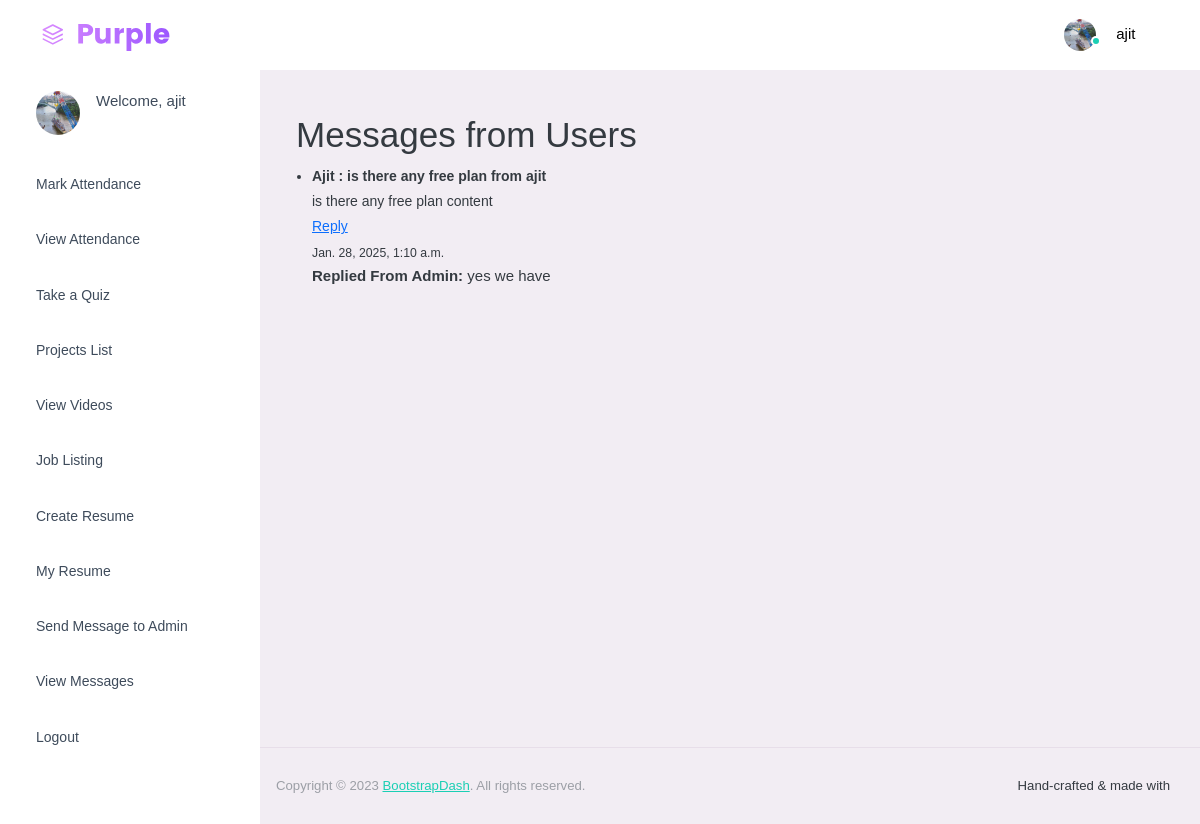
/view_messages/ (signed in), run on an earlier commit of the app's database.
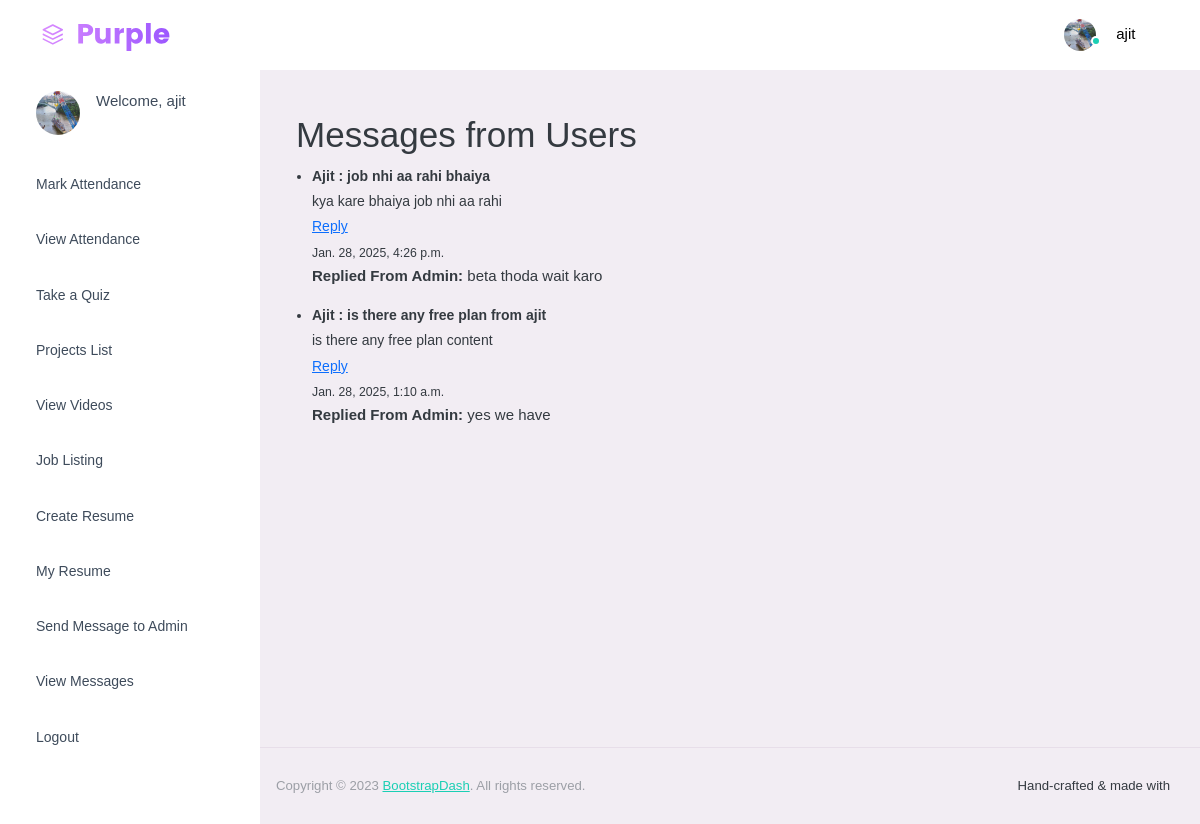
And on a later commit of the database.
### user_management/models.py (models this page shows, shortened)
class CustomUser(AbstractUser):
    role = models.CharField(max_length=50, choices=[('Admin', 'Admin'), ('User', 'User')])
    education = models.CharField(max_length=100, null=True, blank=True)
    college_name = models.CharField(max_length=255, null=True, blank=True)
    address = models.CharField(max_length=255, null=True, blank=True)
    sex = models.CharField(max_length=10, choices=[('Male', 'Male'), ('Female', 'Female'), ('Other', 'Other')], null=True, blank=True)
    screenshot = models.ImageField(upload_to='screenshots/', null=True, blank=True)
    profile_pic = models.ImageField(upload_to='profile_pic/', null=True, blank=True)
    is_approved = models.BooleanField(default=False)

class Message(models.Model):
    STATUS_CHOICES = [
        ('sent', 'Sent'),
        ('replied', 'Replied'),
    ]
    user = models.ForeignKey(settings.AUTH_USER_MODEL, on_delete=models.CASCADE)  # The user who sent the message
    subject = models.CharField(max_length=200)  # Subject of the message
    content = models.TextField()  # Message content
    status = models.CharField(max_length=10, choices=STATUS_CHOICES, default='sent')  # Message status
    reply = models.TextField(null=True, blank=True)  # Admin reply (can be empty initially)
    created_at = models.DateTimeField(auto_now_add=True)  # When the message was sent
    updated_at = models.DateTimeField(auto_now=True)  # When the message was replied
    class Meta:
        ordering = ['-created_at']

### user_management/views.py (the view)
# urls.py: path('view_messages/', views.view_messages, name='view_messages'),  # Admin views messages
def view_messages(request):
    messages = Message.objects.filter(user=request.user)  # Fetch messages that are not replied to
    return render(request, 'user_management/view_messages.html', {'messages': messages})

### user_management/templates/user_management/view_messages.html
{% extends "user_management/base.html" %}
{% load static %}
{% block content %}
  <h1>Messages from Users</h1>
  <ul>
    {% for message in messages %}
      <li>
        <strong>{{ request.user.username|capfirst }} : {{ message.subject }}</strong><br>
        {{ message.content }}<br>
        <a href="{% url 'reply_to_message' message.id %}">Reply</a><br>
        <small>{{ message.created_at }}</small>
        {% if message.reply %}
          <p><strong>Replied From Admin:</strong> {{ message.reply }}</p>
        {% else %}
          <p><em>No reply yet</em></p>
        {% endif %}
      </li>
    {% endfor %}
  </ul>
{% endblock %}

### user_management/templates/user_management/base.html (shortened to what this page needs)
{% load static %}
<!DOCTYPE html>
<html lang="en">
  <head>
    <link rel="stylesheet" href="{% static 'css/materialdesignicons.min.css' %}">
    <link rel="stylesheet" href="{% static 'css/themify-icons.css' %}">
    <link rel="stylesheet" href="{% static 'css/vendor.bundle.base.css'%} ">
    <link rel="stylesheet" href="{% static 'css/font-awesome.min.css'%} ">
    <link rel="stylesheet" href="{% static 'css/style.css'%}">
  </head>
  <body>
    <div class="container-scroller">
      <nav class="navbar default-layout-navbar col-lg-12 col-12 p-0 fixed-top d-flex flex-row">
        <div class="text-center navbar-brand-wrapper d-flex align-items-center justify-content-start">
          <a class="navbar-brand brand-logo" href="{% url 'dashboard' %}"><img src="{% static 'images/logo.svg'%}" alt="logo" /></a>
        </div>
        <div class="navbar-menu-wrapper d-flex align-items-stretch">
          <ul class="navbar-nav navbar-nav-right">
            <li class="nav-item nav-profile dropdown">
              <a class="nav-link dropdown-toggle" id="profileDropdown" href="#" data-bs-toggle="dropdown" aria-expanded="false">
                <div class="nav-profile-img">
                  {% if request.user.profile_pic %}
          <img src="{{ request.user.profile_pic.url }}" alt="profile" />
        {% else %}
          <img src="{% static 'images/faces/face1.jpg' %}" alt="default profile" />
        {% endif %}
                  <span class="availability-status online"></span>
                </div>
                <div class="nav-profile-text">
                  <p class="mb-1 text-black">{{ request.user.username }}</p>
                </div>
              </a>
            </li>
          </ul>
        </div>
      </nav>
      <div class="container-fluid page-body-wrapper">
        {% include 'user_management/sidebar.html' %}
        <div class="main-panel">
          <div class="content-wrapper">
            <main>
                {% block content %}{% endblock %}
            </main>
          </div>
          <footer class="footer">
            <div class="d-sm-flex justify-content-center justify-content-sm-between">
              <span class="text-muted text-center text-sm-left d-block d-sm-inline-block">Copyright © 2023 <a href="https://www.bootstrapdash.com/" target="_blank">BootstrapDash</a>. All rights reserved.</span>
              <span class="float-none float-sm-right d-block mt-1 mt-sm-0 text-center">Hand-crafted & made with <i class="mdi mdi-heart text-danger"></i></span>
            </div>
          </footer>
        </div>
      </div>
    </div>
  </body>
</html>

### user_management/templates/user_management/sidebar.html (shortened to what this page needs)
{% load static %}
<nav class="sidebar sidebar-offcanvas" id="sidebar">
    <ul class="nav">
      <li class="nav-item nav-profile">
        <a href="{% url 'dashboard' %}" class="nav-link">
          <div class="nav-profile-image">
            {% if request.user.profile_pic %}
          <img src="{{ request.user.profile_pic.url }}" alt="profile" />
        {% else %}
          <img src="{% static 'images/faces/face1.jpg' %}" alt="default profile" />
        {% endif %}
          </div>
          <div class="nav-profile-text d-flex flex-column">
            <span class="font-weight-bold mb-2">{% if request.user.is_authenticated %}
                <p>Welcome, {{ request.user.username }}</p>
                {% endif %}
            </span>
          </div>
          <i class="mdi mdi-bookmark-check text-success nav-profile-badge"></i>
        </a>
      </li>
      {% if not request.user.is_superuser %}
      <li class="nav-item">
        <a class="nav-link" href="{% url 'mark_attendance' %}">
          <span class="menu-title">Mark Attendance</span>
          <i class="mdi mdi-home menu-icon"></i>
        </a>
      </li>
      <li class="nav-item">
        <a class="nav-link" href="{% url 'view_attendance' %}">
          <span class="menu-title">View Attendance</span>
          <i class="mdi mdi-home menu-icon"></i>
        </a>
      </li>
      <li class="nav-item">
        <a class="nav-link" href="{% url 'quiz_list' %}">
          <span class="menu-title">Take a Quiz</span>
          <i class="mdi mdi-home menu-icon"></i>
        </a>
      </li>
      <li class="nav-item">
        <a class="nav-link" href="{% url 'list_projects' %}">
          <span class="menu-title">Projects List</span>
          <i class="mdi mdi-home menu-icon"></i>
        </a>
      </li>
      <li class="nav-item">
        <a class="nav-link" href="{% url 'view_videos' %}">
          <span class="menu-title">View Videos</span>
          <i class="mdi mdi-home menu-icon"></i>
        </a>
      </li>
      <li class="nav-item">
        <a class="nav-link" href="{% url 'jobs_by_area' %}">
          <span class="menu-title">Job Listing</span>
          <i class="mdi mdi-home menu-icon"></i>
        </a>
      </li>
      <li class="nav-item">
        <a class="nav-link" href="{% url 'create_resume' %}">
          <span class="menu-title">Create Resume</span>
          <i class="mdi mdi-home menu-icon"></i>
        </a>
      </li>
      <li class="nav-item">
        <a class="nav-link" href="{% url 'myresume' %}">
          <span class="menu-title">My Resume</span>
          <i class="mdi mdi-home menu-icon"></i>
        </a>
      </li>
      <li class="nav-item">
        <a class="nav-link" href="{% url 'send_message' %}">
          <span class="menu-title">Send Message to Admin</span>
          <i class="mdi mdi-home menu-icon"></i>
        </a>
      </li>
      <li class="nav-item">
          <a class="nav-link" href="{% url 'view_messages' %}">
              <span class="menu-title">View Messages</span>
              <i class="mdi mdi-home menu-icon"></i>
          </a>
      </li>
      {% endif %}
      <li class="nav-item">
        <a class="nav-link" href="{% url 'logout' %}">
          <span class="menu-title">Logout</span>
          <i class="mdi mdi-home menu-icon"></i>
        </a>
      </li>
    </ul>
  </nav>

What changed in the data, as far as the page shows it:
added Message: {{ request.user.username|capfirst }} "Ajit", subject "job nhi aa rahi bhaiya", content "kya kare bhaiya job nhi aa rahi", created_at "Jan. 28, 2025, 4:26 p.m.", reply "beta thoda wait karo"
